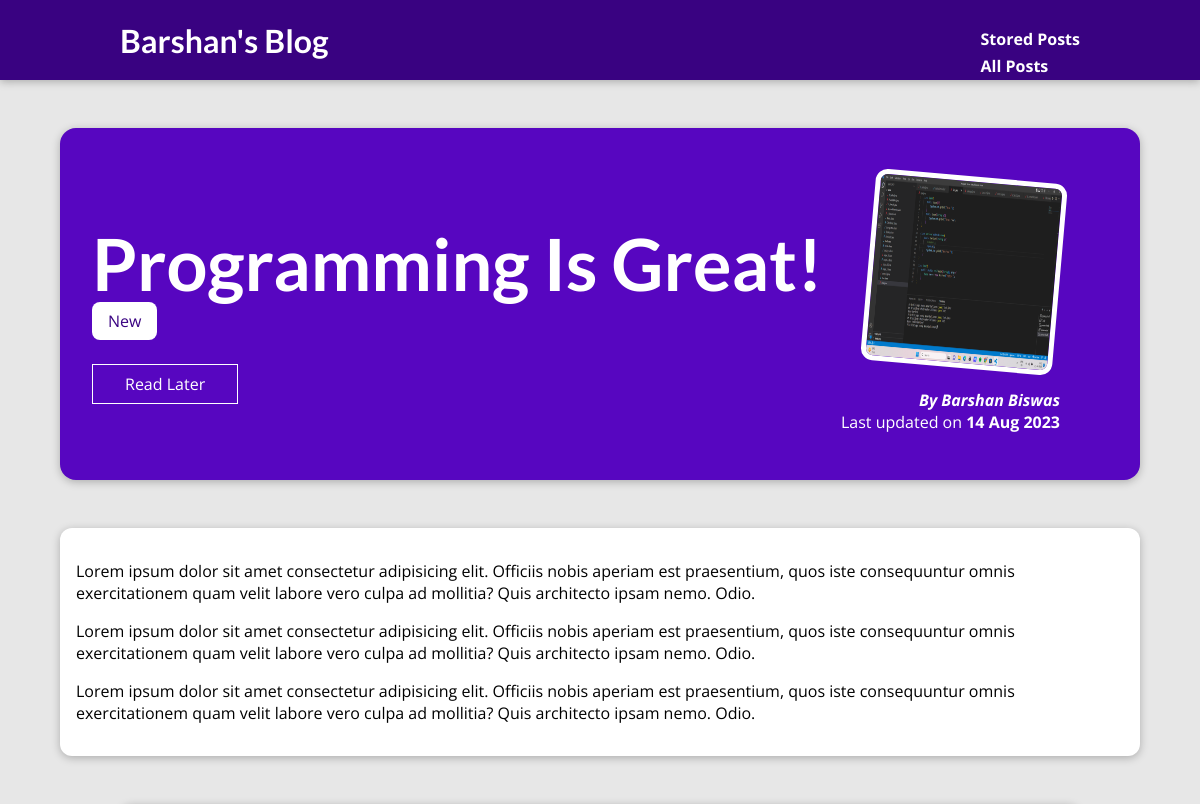
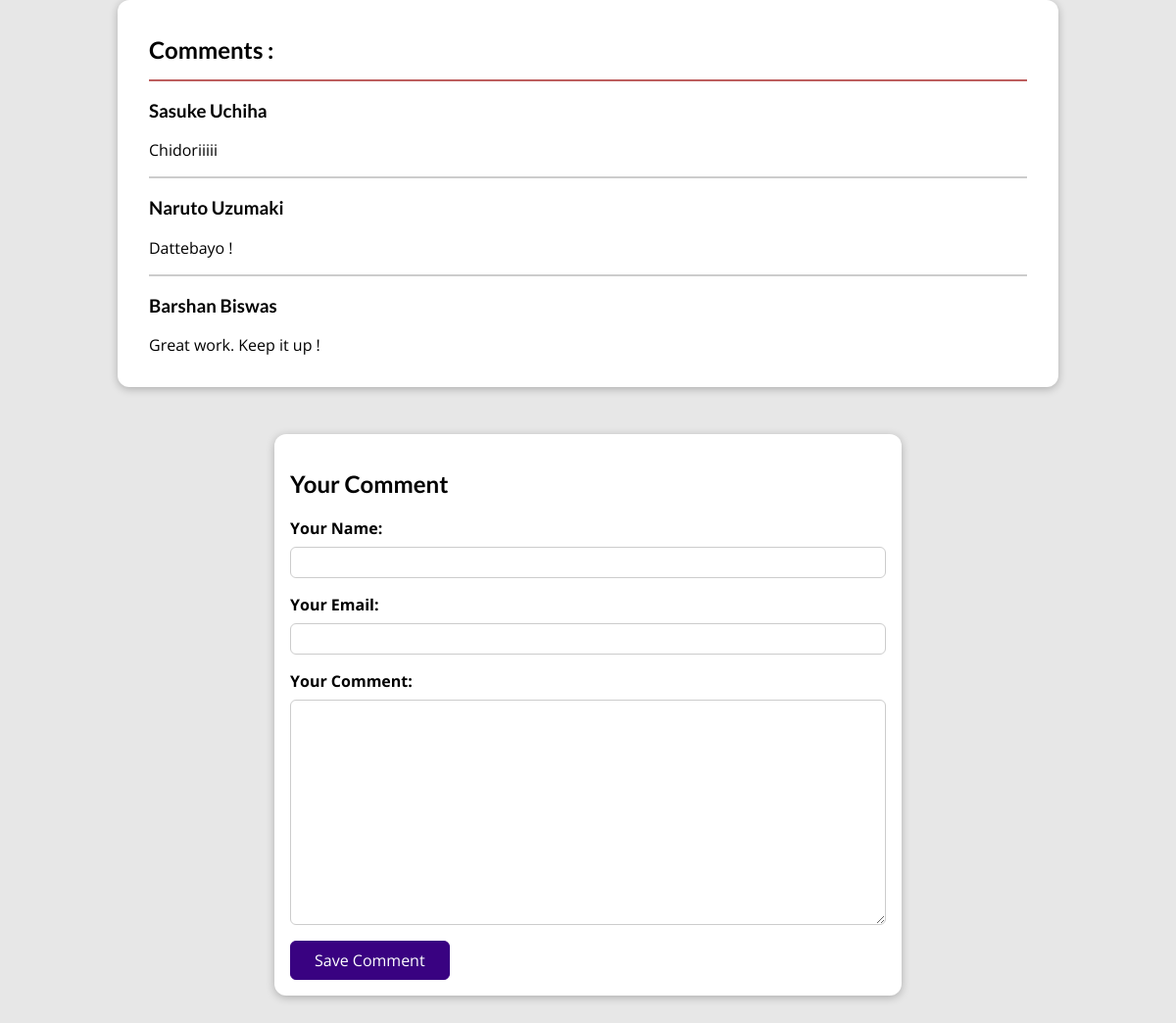
Page /posts/programming-is-fun on the committed database (2 pictures, top to bottom).
### blog/models.py (models this page shows, shortened)
class Post(models.Model):
    title = models.CharField(max_length=150)
    excerpt = models.CharField(max_length=200)
    image_name = models.ImageField(upload_to="posts", null=True)
    date = models.DateField(auto_now=True)
    slug = models.SlugField(unique=True, db_index=True)
    content = models.TextField(validators=[MinLengthValidator(10)])
    author = models.ForeignKey(Author, null=True, on_delete=models.SET_NULL, related_name="posts")
    tags = models.ManyToManyField(Tag)

class Tag(models.Model):
    caption = models.CharField(max_length=20)

class Author(models.Model):
    first_name = models.CharField(max_length=100)
    last_name = models.CharField(max_length=100)
    email = models.EmailField()
    def __str__(self):
        return f"{self.first_name} {self.last_name}"

class Comment(models.Model):
    user_name = models.CharField(max_length=100)
    user_email = models.EmailField()
    text = models.TextField(max_length=400)
    post = models.ForeignKey(Post, null=True, on_delete=models.CASCADE, related_name="comments")

### blog/views.py (the view, shortened to what this page needs)
# urls.py: path("posts/<slug:slug>", views.PostDetailView.as_view(), name = "post-detail-page"),     #posts/my-first-post
class PostDetailView(View):
    def is_saved(self, request, post_id):
        stored_posts = request.session.get("stored_posts")
        if stored_posts is not None:
            is_saved_for_later = post_id in stored_posts
        else:
            is_saved_for_later = False
        return is_saved_for_later
    def get(self, request, slug):
        post = Post.objects.get(slug=slug)
        context = {
            "post" : post,
            "post_tags" : post.tags.all,
            "comment_form" : CommentForm(),
            "comments" : post.comments.all().order_by("-id"),      # gives all the objects of the class comments for the given post
            "saved_for_later" : self.is_saved(request, post.id)
        }
        return render(request, "blog/post-detail.html", context)

### blog/forms.py
class CommentForm(forms.ModelForm):
    class Meta:
        model = Comment
        exclude = ["post"]
        labels = {
            "user_name": "Your Name",
            "user_email": "Your Email",
            "text": "Your Comment"
        }
        error_messages = {
            'user_name' : {
                "required" : "Your name must not be empty",
                "max_length" : "Please enter a shorter name"
            }
        }

### blog/templates/blog/post-detail.html (shortened to what this page needs)
{% extends "base.html" %}
{%load static%}
{% block css_files%}
<link rel="stylesheet" href="{% static "blog/post-detail.css" %}">
{%endblock%}
{%block content%}
<section id="summary">
    <h2>{{post.title}}</h2>
    <div>
        {% for tag in post_tags %}
            <span class="tag">{{tag.caption}}</span>
        {% endfor %}
    <div>
    <div id="read-later">
        <form action = "{% url "read-later" %}" method="POST">
            <button>
                {% if saved_for_later %}
                    Remove from "Read Later"
                {%else%}
                    Read Later
                {%endif%}
            </button>
        </form>
    </div>
    <article>
        <img src="{{post.image_name.url}}" alt="">
        <address>By <a href="mailto:{{post.author.email}}">{{post.author}}</a></address>
        <div>
            Last updated on <time> {{post.date|date:"d M Y"}}</time>
        </div>
    </article>
</section>
<main>
   {{post.content|linebreaks}}     {% comment %}  linebreaks maintains the breaks between lines in the original format {% endcomment %}
</main>
<section id="comments">
    <h1>Comments :</h1>
    <ul>
    {% for comment in comments %}
        <li>
            <h3>{{ comment.user_name }}</h3>
            <p>{{ comment.text|linebreaks }}</p>
        </li>
    {% endfor %}
    </ul>
</section>
<section id="comment-form">
    <h2>Your Comment</h2>
    <form action="{% url "post-detail-page" post.slug %}" method="POST">
        {%for form_field in comment_form%}
            <div class="form-control {% if form_field.errors %}invalid{% endif %}">
                {{form_field.label_tag}}
                {{form_field}}
            </div>
        {%endfor%}
        <button>Save Comment</button>
    </form>
</section>
{%endblock%}

### templates/base.html (shortened to what this page needs)
{% load static %}
<!DOCTYPE html>
<html lang="en">
<head>
    <link rel="stylesheet" href="{% static "app.css" %}">
    {%block css_files%} {%endblock%}
</head>
<body>
    <header id="main-navigation">
        <h1><a href="{% url "starting-page"%}">Barshan's Blog</a></h1>
        <nav>
            <a href="{% url "read-later" %}">Stored Posts</a>
            <a href="{% url "posts-page" %}">All Posts</a>
        </nav>
    </header>
    {%block content%}
    {%endblock%}
</body>
</html>

### static/app.css (style rules this page uses)
* { box-sizing: border-box; }
html { font-family: 'Open Sans', 'Lato', sans-serif; }
body { margin: 0; }
h1, h2, h3 { font-family: 'Lato', sans-serif; font-weight: bold; }
#main-navigation { width: 100%; height: 5rem; display: flex; justify-content: space-between; align-items: center; padding: 0 10%; position: absolute; top: 0; left: 0; }
#main-navigation nav { margin-top: 1.2rem; display: flex; flex-direction: column; }
#main-navigation a { text-decoration: none; margin-top: 5px; color: white; font-weight: bold; }

### blog/static/blog/post-detail.css (style rules this page uses)
body { background-color: #e7e7e7; }
#main-navigation { background-color: #390281; box-shadow: 0 2px 8px rgba(0, 0, 0, 0.25); }
#summary { margin: 8rem auto 3rem auto; padding: 2rem; width: 90%; max-width: 90rem; border-radius: 16px; background-color: #5706c0; position: relative; box-shadow: 0 2px 8px rgba(0, 0, 0, 0.25); height: 22rem; }
#summary h2 { color: white; font-size: 4.5rem; margin-bottom: 0.25rem; }
#summary article { position: absolute; top: 2rem; right: 3rem; padding: 1rem 2rem; border-radius: 12px; text-align: right; color: white; }
#summary article img { width: 12rem; height: 12rem; border-radius: 12px; transform: rotateZ(5deg); border: 5px solid white; margin-bottom: 1rem; }
#summary address { font-weight: bold; }
#summary a { color: white; text-decoration: none; }
#summary time { font-weight: bold; }
#read-later { margin: 2rem 0; }
#read-later button { background-color: transparent; border: 1px solid white; padding: 0.5rem 2rem; font: inherit; color: white; cursor: pointer; }
main { width: 90%; max-width: 90rem; margin: 3rem auto; background-color: white; padding: 1rem; border-radius: 12px; box-shadow: 0 2px 8px rgba(0, 0, 0, 0.25); }
.tag { background-color: white; color: #390281; padding: 0.5rem 1rem; border-radius: 8px; }
#comment-form { margin: 3rem auto; width: 90%; max-width: 40rem; border-radius: 12px; background-color: white; box-shadow: 0 2px 8px rgba(0, 0, 0, 0.25); padding: 1rem; }
#comment-form button { font: inherit; background-color: #390281; color: white; border: 1px solid #390281; padding: 0.5rem 1.5rem; border-radius: 6px; cursor: pointer; }
.form-control { margin-bottom: 1rem; }
.form-control label { font-weight: bold; margin-bottom: 0.5rem; display: block; }
.form-control input, .form-control textarea { display: block; width: 100%; font: inherit; padding: 0.25rem; border-radius: 6px; border: 1px solid #ccc; }
#comments { margin: 3rem auto; width: 90%; max-width: 60rem; border-radius: 12px; background-color: white; box-shadow: 0 2px 8px rgba(0, 0, 0, 0.25); padding: 1rem 2rem; }
#comments ul { list-style: none; margin: 0; padding: 0; }
#comments h1 { margin-bottom: 1rem; padding-bottom: 1rem; border-bottom: 2px solid rgb(189, 94, 94); }
#comments li { margin-bottom: 1rem; border-bottom: 2px solid #ccc; }
#comments li:last-of-type { border-bottom: none; }

### rows in the picture
Post: title "Programming Is Great!", image_name (picture), author "Barshan Biswas", date "14 Aug 2023", content "Lorem ipsum dolor sit amet consectetur adipisicing elit. Officiis nobis aperiam est praesentium, quos iste consequuntur omnis exercitationem quam velit labore vero culpa ad mollitia? Quis architecto ipsam nemo. Odio. Lorem ipsum dolor sit amet consectetur adipisicing elit. Officiis nobis aperiam est praesentium, quos iste consequuntur omnis exercitationem quam velit labore vero culpa ad mollitia? Quis architecto ipsam nemo. Odio. Lorem ipsum dolor sit amet consectetur adipisicing elit. Officiis nobis aperiam est praesentium, quos iste consequuntur omnis exercitationem quam velit labore vero culpa ad mollitia? Quis architecto ipsam nemo. Odio."
Tag: caption "New"
Comment: user_name "Sasuke Uchiha", text "Chidoriiiii"
Comment: user_name "Naruto Uzumaki", text "Dattebayo !"
Comment: user_name "Barshan Biswas", text "Great work. Keep it up !"
